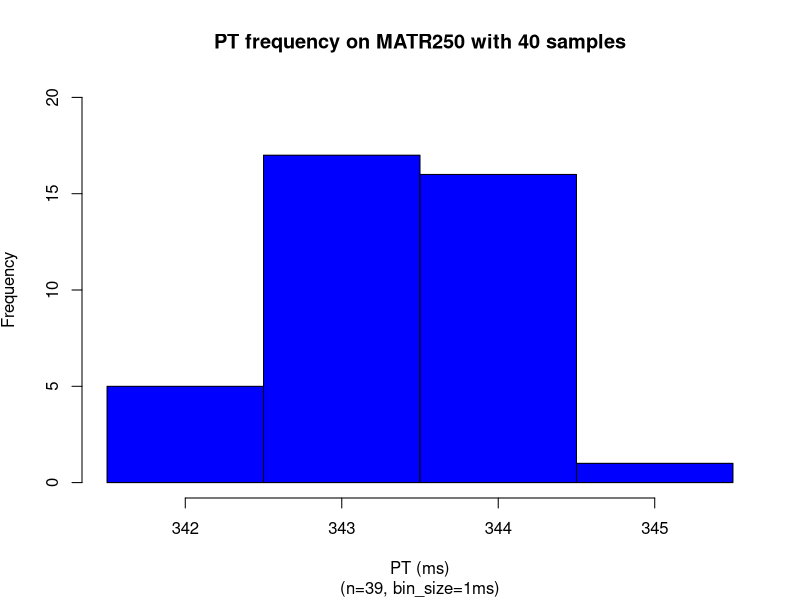
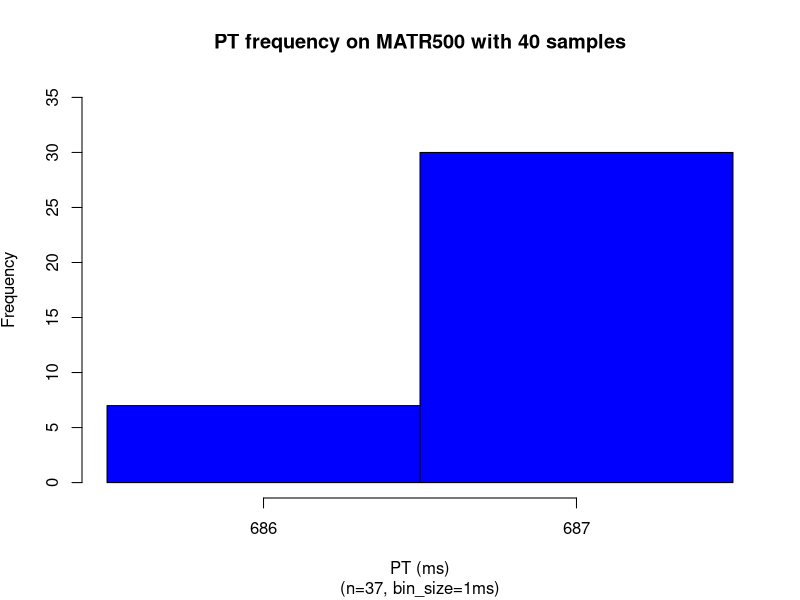
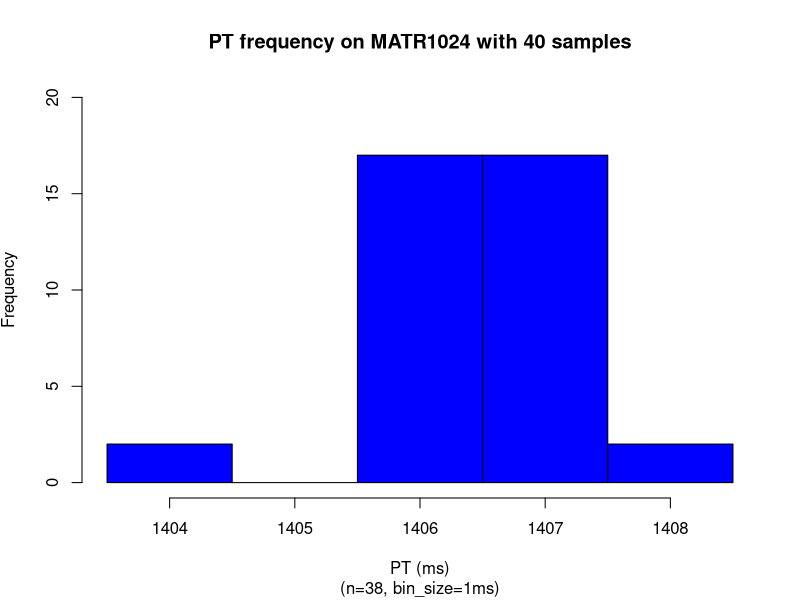
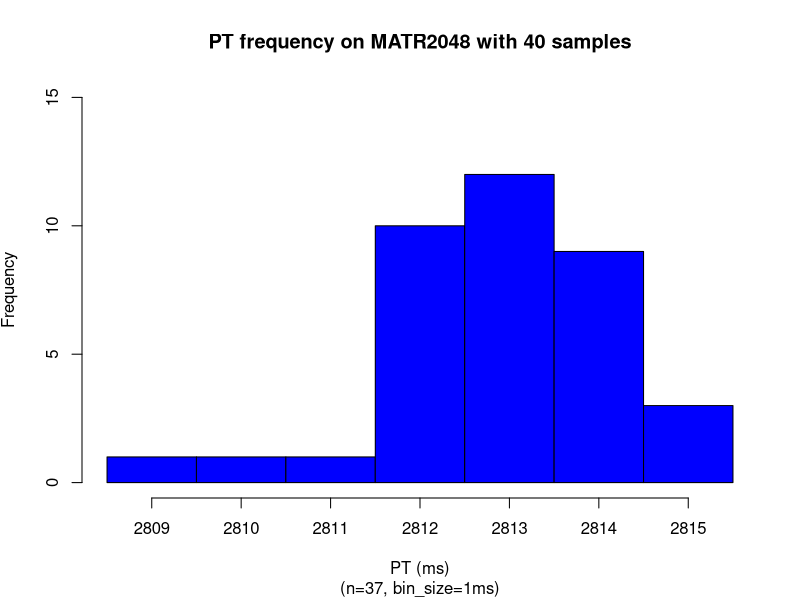
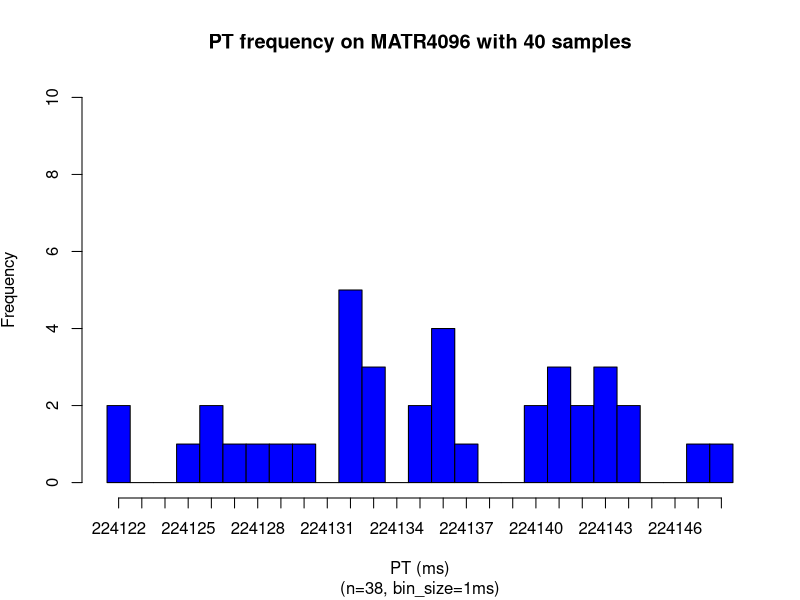
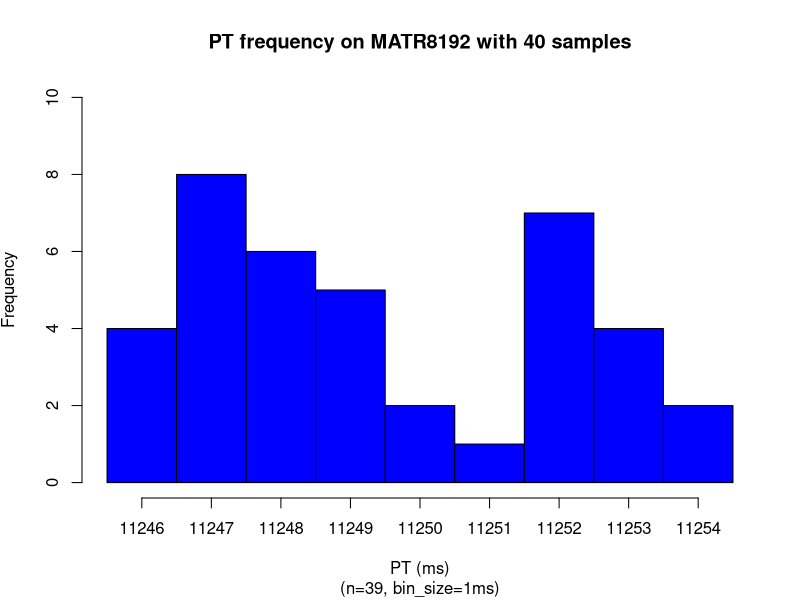
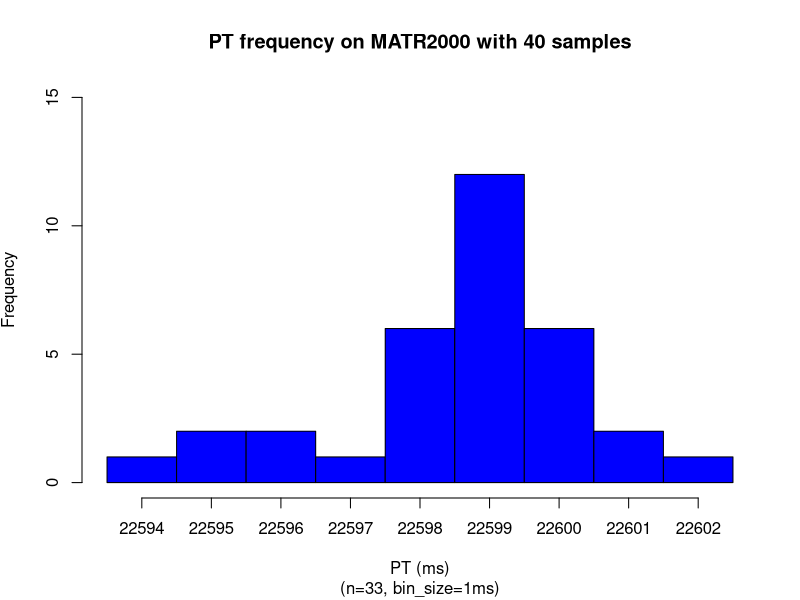
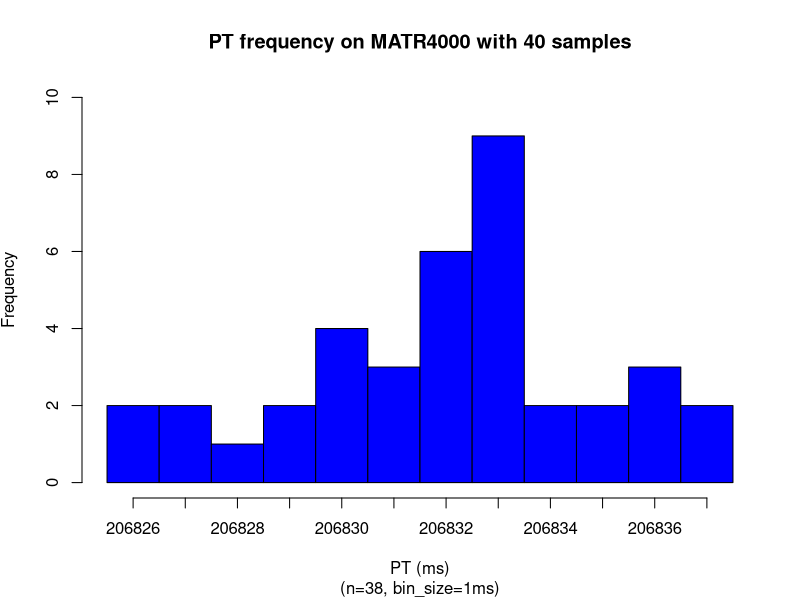

Here is the R script that generated these plots, in order:
### MATR1000
numSamples <- 40
x = read.csv(file="MATR250.dat",head=TRUE,sep="\t")
x <- subset(x, x$ITERNUM <= numSamples)
setEPS()
postscript("matr250_dist.eps")
binsize=1
#x <- subset(x, x$ITERNUM != 9394)
x_up = mean(x$PRTIME) + 2*sd(x$PRTIME)
x_dn = mean(x$PRTIME) - 2*sd(x$PRTIME)
x = subset(x, x$PRTIME >= x_dn & x$PRTIME <= x_up)
xmin <-min(x$PRTIME)
xmax <-max(x$PRTIME)
xmin
xmax
nbins <- ceiling((xmax-xmin) / binsize)
h = hist(x$PRTIME, right=F, breaks=seq(xmin,xmax+binsize,binsize),plot=F)
xmin <-min(x$PRTIME)
xmax <-max(x$PRTIME)
ymax <- max(h$counts)
#ymax <- ceiling(ymax/100)*100
ymax <- 20
plot(h, xaxt='n', freq=TRUE,ylim=c(0,ymax), col="blue", main='PT frequency on MATR250 with 40 samples', 
sub=paste("(n=",nrow(x),", bin_size=",binsize,"ms)",sep=""), 
xlab='PT (ms)', ylab=expression('Frequency'))
#axis(side=1,at=seq(min(h$mids),max(h$mids)+binsize,binsize),labels=seq(ceiling(min(h$mids)),ceiling(max(h$mids))+binsize,binsize))
axis(side=1,at=h$mids,labels=seq(xmin,xmax,1))
dev.off()

x = read.csv(file="MATR500.dat",head=TRUE,sep="\t")
x <- subset(x, x$ITERNUM <= numSamples)
setEPS()
postscript("matr500_dist.eps")
binsize=1
#x <- subset(x, x$ITERNUM != 9394)
x_up = mean(x$PRTIME) + 2*sd(x$PRTIME)
x_dn = mean(x$PRTIME) - 2*sd(x$PRTIME)
x = subset(x, x$PRTIME >= x_dn & x$PRTIME <= x_up)
xmin <-min(x$PRTIME)
xmax <-max(x$PRTIME)
xmin
xmax
nbins <- ceiling((xmax-xmin) / binsize)
h = hist(x$PRTIME, right=F, breaks=seq(xmin,xmax+binsize,binsize),plot=F)
xmin <-min(x$PRTIME)
xmax <-max(x$PRTIME)
ymax <- max(h$counts)
#ymax <- ceiling(ymax/100)*100
ymax <- 35
plot(h, xaxt='n', freq=TRUE,ylim=c(0,ymax), col="blue", main='PT frequency on MATR500 with 40 samples', 
sub=paste("(n=",nrow(x),", bin_size=",binsize,"ms)",sep=""), 
xlab='PT (ms)', ylab=expression('Frequency'))
#axis(side=1,at=seq(min(h$mids),max(h$mids)+binsize,binsize),labels=seq(ceiling(min(h$mids)),ceiling(max(h$mids))+binsize,binsize))
axis(side=1,at=h$mids,labels=seq(xmin,xmax,1))
dev.off()

x = read.csv(file="MATR1024.dat",head=TRUE,sep="\t")
x <- subset(x, x$ITERNUM <= numSamples)
setEPS()
postscript("matr1024_dist2.eps")
binsize=1
#x <- subset(x, x$ITERNUM != 9394)
x_up = mean(x$PRTIME) + 2*sd(x$PRTIME)
x_dn = mean(x$PRTIME) - 2*sd(x$PRTIME)
x = subset(x, x$PRTIME >= x_dn & x$PRTIME <= x_up)
xmin <-min(x$PRTIME)
xmax <-max(x$PRTIME)
xmin
xmax
nbins <- ceiling((xmax-xmin) / binsize)
h = hist(x$PRTIME, right=F, breaks=seq(xmin,xmax+binsize,binsize),plot=F)
xmin <-min(x$PRTIME)
xmax <-max(x$PRTIME)
ymax <- max(h$counts)
#ymax <- ceiling(ymax/100)*100
ymax <- 20
plot(h, xaxt='n', freq=TRUE,ylim=c(0,ymax), col="blue", main='PT frequency on MATR1024 with 40 samples', 
sub=paste("(n=",nrow(x),", bin_size=",binsize,"ms)",sep=""), 
xlab='PT (ms)', ylab=expression('Frequency'))
#axis(side=1,at=seq(min(h$mids),max(h$mids)+binsize,binsize),labels=seq(ceiling(min(h$mids)),ceiling(max(h$mids))+binsize,binsize))
axis(side=1,at=h$mids,labels=seq(xmin,xmax,1))
dev.off()

x = read.csv(file="MATR2048.dat",head=TRUE,sep="\t")
x <- subset(x, x$ITERNUM <= numSamples)
setEPS()
postscript("matr2048_dist2.eps")
binsize=1
#x <- subset(x, x$ITERNUM != 9394)
x_up = mean(x$PRTIME) + 2*sd(x$PRTIME)
x_dn = mean(x$PRTIME) - 2*sd(x$PRTIME)
x = subset(x, x$PRTIME >= x_dn & x$PRTIME <= x_up)
xmin <-min(x$PRTIME)
xmax <-max(x$PRTIME)
xmin
xmax
nbins <- ceiling((xmax-xmin) / binsize)
h = hist(x$PRTIME, right=F, breaks=seq(xmin,xmax+binsize,binsize),plot=F)
xmin <-min(x$PRTIME)
xmax <-max(x$PRTIME)
ymax <- max(h$counts)
#ymax <- ceiling(ymax/100)*100
ymax <- 15
plot(h, xaxt='n', freq=TRUE,ylim=c(0,ymax), col="blue", main='PT frequency on MATR2048 with 40 samples', 
sub=paste("(n=",nrow(x),", bin_size=",binsize,"ms)",sep=""), 
xlab='PT (ms)', ylab=expression('Frequency'))
#axis(side=1,at=seq(min(h$mids),max(h$mids)+binsize,binsize),labels=seq(ceiling(min(h$mids)),ceiling(max(h$mids))+binsize,binsize))
axis(side=1,at=h$mids,labels=seq(xmin,xmax,1))
dev.off()

x = read.csv(file="MATR4096.dat",head=TRUE,sep="\t")
x <- subset(x, x$ITERNUM <= numSamples)
setEPS()
postscript("matr4096_dist2.eps")
binsize=1
#x <- subset(x, x$ITERNUM != 9394)
x_up = mean(x$PRTIME) + 2*sd(x$PRTIME)
x_dn = mean(x$PRTIME) - 2*sd(x$PRTIME)
x = subset(x, x$PRTIME >= x_dn & x$PRTIME <= x_up)
xmin <-min(x$PRTIME)
xmax <-max(x$PRTIME)
xmin
xmax
nbins <- ceiling((xmax-xmin) / binsize)
h = hist(x$PRTIME, right=F, breaks=seq(xmin,xmax+binsize,binsize),plot=F)
xmin <-min(x$PRTIME)
xmax <-max(x$PRTIME)
ymax <- max(h$counts)
#ymax <- ceiling(ymax/100)*100
ymax <- 10
plot(h, xaxt='n', freq=TRUE,ylim=c(0,ymax), col="blue", main='PT frequency on MATR4096 with 40 samples', 
sub=paste("(n=",nrow(x),", bin_size=",binsize,"ms)",sep=""), 
xlab='PT (ms)', ylab=expression('Frequency'))
#axis(side=1,at=seq(min(h$mids),max(h$mids)+binsize,binsize),labels=seq(ceiling(min(h$mids)),ceiling(max(h$mids))+binsize,binsize))
axis(side=1,at=h$mids,labels=seq(xmin,xmax,1))
dev.off()

x = read.csv(file="MATR8192.dat",head=TRUE,sep="\t")
x <- subset(x, x$ITERNUM <= numSamples)
setEPS()
postscript("matr8192_dist2.eps")
binsize=1
#x <- subset(x, x$ITERNUM != 9394)
x_up = mean(x$PRTIME) + 2*sd(x$PRTIME)
x_dn = mean(x$PRTIME) - 2*sd(x$PRTIME)
x = subset(x, x$PRTIME >= x_dn & x$PRTIME <= x_up)
xmin <-min(x$PRTIME)
xmax <-max(x$PRTIME)
xmin
xmax
nbins <- ceiling((xmax-xmin) / binsize)
h = hist(x$PRTIME, right=F, breaks=seq(xmin,xmax+binsize,binsize),plot=F)
xmin <-min(x$PRTIME)
xmax <-max(x$PRTIME)
ymax <- max(h$counts)
#ymax <- ceiling(ymax/100)*100
ymax <- 10
plot(h, xaxt='n', freq=TRUE,ylim=c(0,ymax), col="blue", main='PT frequency on MATR8192 with 40 samples', 
sub=paste("(n=",nrow(x),", bin_size=",binsize,"ms)",sep=""), 
xlab='PT (ms)', ylab=expression('Frequency'))
#axis(side=1,at=seq(min(h$mids),max(h$mids)+binsize,binsize),labels=seq(ceiling(min(h$mids)),ceiling(max(h$mids))+binsize,binsize))
axis(side=1,at=h$mids,labels=seq(xmin,xmax,1))
dev.off()


x = read.csv(file="MATR2000.dat",head=TRUE,sep="\t")
x <- subset(x, x$ITERNUM <= numSamples)
setEPS()
postscript("matr2000_dist.eps")
binsize=1
x <- subset(x, x$ITERNUM >= 6)
x_up = mean(x$PRTIME) + 2*sd(x$PRTIME)
x_dn = mean(x$PRTIME) - 2*sd(x$PRTIME)
x = subset(x, x$PRTIME >= x_dn & x$PRTIME <= x_up)
xmin <-min(x$PRTIME)
xmax <-max(x$PRTIME)
xmin
xmax
nbins <- ceiling((xmax-xmin) / binsize)
h = hist(x$PRTIME, right=F, breaks=seq(xmin,xmax+binsize,binsize),plot=F)
xmin <-min(x$PRTIME)
xmax <-max(x$PRTIME)
ymax <- max(h$counts)
#ymax <- ceiling(ymax/100)*100
ymax <- 15
plot(h, xaxt='n', freq=TRUE,ylim=c(0,ymax), col="blue", main='PT frequency on MATR2000 with 40 samples', 
sub=paste("(n=",nrow(x),", bin_size=",binsize,"ms)",sep=""), 
xlab='PT (ms)', ylab=expression('Frequency'))
#axis(side=1,at=seq(min(h$mids),max(h$mids)+binsize,binsize),labels=seq(ceiling(min(h$mids)),ceiling(max(h$mids))+binsize,binsize))
axis(side=1,at=h$mids,labels=seq(xmin,xmax,1))
dev.off()

x = read.csv(file="MATR4000.dat",head=TRUE,sep="\t")
x <- subset(x, x$ITERNUM <= numSamples)
setEPS()
postscript("matr4000_dist.eps")
binsize=1
#x <- subset(x, x$ITERNUM >= 6)
x_up = mean(x$PRTIME) + 2*sd(x$PRTIME)
x_dn = mean(x$PRTIME) - 2*sd(x$PRTIME)
x = subset(x, x$PRTIME >= x_dn & x$PRTIME <= x_up)
xmin <-min(x$PRTIME)
xmax <-max(x$PRTIME)
xmin
xmax
nbins <- ceiling((xmax-xmin) / binsize)
h = hist(x$PRTIME, right=F, breaks=seq(xmin,xmax+binsize,binsize),plot=F)
xmin <-min(x$PRTIME)
xmax <-max(x$PRTIME)
ymax <- max(h$counts)
#ymax <- ceiling(ymax/100)*100
ymax <- 10
plot(h, xaxt='n', freq=TRUE,ylim=c(0,ymax), col="blue", main='PT frequency on MATR4000 with 40 samples', 
sub=paste("(n=",nrow(x),", bin_size=",binsize,"ms)",sep=""), 
xlab='PT (ms)', ylab=expression('Frequency'))
#axis(side=1,at=seq(min(h$mids),max(h$mids)+binsize,binsize),labels=seq(ceiling(min(h$mids)),ceiling(max(h$mids))+binsize,binsize))
axis(side=1,at=h$mids,labels=seq(xmin,xmax,1))
dev.off()

x = read.csv(file="MATR8000.dat",head=TRUE,sep="\t")
x <- subset(x, x$ITERNUM <= numSamples)
setEPS()
postscript("matr8000_dist.eps")
binsize=4
#x <- subset(x, x$ITERNUM >= 6)
x_up = mean(x$PRTIME) + 2*sd(x$PRTIME)
x_dn = mean(x$PRTIME) - 2*sd(x$PRTIME)
x = subset(x, x$PRTIME >= x_dn & x$PRTIME <= x_up)
xmin <-min(x$PRTIME)
xmax <-max(x$PRTIME)
xmin
xmax
nbins <- ceiling((xmax-xmin) / binsize)
h = hist(x$PRTIME, right=F, breaks=seq(xmin,xmax+binsize,binsize),plot=F)
xmin <-min(x$PRTIME)
xmax <-max(x$PRTIME)
ymax <- max(h$counts)
#ymax <- ceiling(ymax/100)*100
ymax <- 8
plot(h, xaxt='n', freq=TRUE,ylim=c(0,ymax), col="blue", main='PT frequency on MATR8000 with 40 samples', 
sub=paste("(n=",nrow(x),", bin_size=",binsize,"ms)",sep=""), 
xlab='PT (ms)', ylab=expression('Frequency'))
#axis(side=1,at=seq(min(h$mids),max(h$mids)+binsize,binsize),labels=seq(ceiling(min(h$mids)),ceiling(max(h$mids))+binsize,binsize))
axis(side=1,at=h$mids,labels=seq(xmin,xmax,binsize))
dev.off()

#### intermediates
numSamples <- 40
x = read.csv(file="MATR1440.dat",head=TRUE,sep="\t")
x <- subset(x, x$ITERNUM <= numSamples)
setEPS()
postscript("matr1440_dist.eps")
binsize=1
#x <- subset(x, x$ITERNUM != 9394)
x_up = mean(x$PRTIME) + 2*sd(x$PRTIME)
x_dn = mean(x$PRTIME) - 2*sd(x$PRTIME)
x = subset(x, x$PRTIME >= x_dn & x$PRTIME <= x_up)
xmin <-min(x$PRTIME)
xmax <-max(x$PRTIME)
xmin
xmax
nbins <- ceiling((xmax-xmin) / binsize)
h = hist(x$PRTIME, right=F, breaks=seq(xmin,xmax+binsize,binsize),plot=F)
xmin <-min(x$PRTIME)
xmax <-max(x$PRTIME)
ymax <- max(h$counts)
ymax <- ceiling(ymax/100)*100
ymax <- 20
plot(h, xaxt='n', freq=TRUE,ylim=c(0,ymax), col="blue", main='PT frequency on MATR1440 with 40 samples', 
sub=paste("(n=",nrow(x),", bin_size=",binsize,"ms)",sep=""), 
xlab='PT (ms)', ylab=expression('Frequency'))
axis(side=1,at=h$mids,labels=seq(xmin,xmax,binsize))
dev.off()

x = read.csv(file="MATR2880.dat",head=TRUE,sep="\t")
x <- subset(x, x$ITERNUM <= numSamples)
setEPS()
postscript("matr2880_dist.eps")
binsize=1
#x <- subset(x, x$ITERNUM != 9394)
x_up = mean(x$PRTIME) + 2*sd(x$PRTIME)
x_dn = mean(x$PRTIME) - 2*sd(x$PRTIME)
x = subset(x, x$PRTIME >= x_dn & x$PRTIME <= x_up)
xmin <-min(x$PRTIME)
xmax <-max(x$PRTIME)
xmin
xmax
nbins <- ceiling((xmax-xmin) / binsize)
h = hist(x$PRTIME, right=F, breaks=seq(xmin,xmax+binsize,binsize),plot=F)
xmin <-min(x$PRTIME)
xmax <-max(x$PRTIME)
ymax <- max(h$counts)
ymax <- ceiling(ymax/100)*100
ymax <- 15
plot(h, xaxt='n', freq=TRUE,ylim=c(0,ymax), col="blue", main='PT frequency on MATR2880 with 40 samples', 
sub=paste("(n=",nrow(x),", bin_size=",binsize,"ms)",sep=""), 
xlab='PT (ms)', ylab=expression('Frequency'))
axis(side=1,at=h$mids,labels=seq(xmin,xmax,binsize))
dev.off()

x = read.csv(file="MATR5760.dat",head=TRUE,sep="\t")
x <- subset(x, x$ITERNUM <= numSamples)
setEPS()
postscript("matr5760_dist.eps")
binsize=1
#x <- subset(x, x$ITERNUM != 9394)
x_up = mean(x$PRTIME) + 2*sd(x$PRTIME)
x_dn = mean(x$PRTIME) - 2*sd(x$PRTIME)
x = subset(x, x$PRTIME >= x_dn & x$PRTIME <= x_up)
xmin <-min(x$PRTIME)
xmax <-max(x$PRTIME)
xmin
xmax
nbins <- ceiling((xmax-xmin) / binsize)
h = hist(x$PRTIME, right=F, breaks=seq(xmin,xmax+binsize,binsize),plot=F)
xmin <-min(x$PRTIME)
xmax <-max(x$PRTIME)
ymax <- max(h$counts)
ymax <- ceiling(ymax/100)*100
ymax <- 15
plot(h, xaxt='n', freq=TRUE,ylim=c(0,ymax), col="blue", main='PT frequency on MATR5760 with 40 samples', 
sub=paste("(n=",nrow(x),", bin_size=",binsize,"ms)",sep=""), 
xlab='PT (ms)', ylab=expression('Frequency'))
axis(side=1,at=h$mids,labels=seq(xmin,xmax,binsize))
dev.off()

x = read.csv(file="MATR11520.dat",head=TRUE,sep="\t")
x <- subset(x, x$ITERNUM <= numSamples)
setEPS()
postscript("matr11520_dist.eps")
binsize=1
#x <- subset(x, x$ITERNUM != 9394)
x_up = mean(x$PRTIME) + 2*sd(x$PRTIME)
x_dn = mean(x$PRTIME) - 2*sd(x$PRTIME)
x = subset(x, x$PRTIME >= x_dn & x$PRTIME <= x_up)
xmin <-min(x$PRTIME)
xmax <-max(x$PRTIME)
xmin
xmax
nbins <- ceiling((xmax-xmin) / binsize)
h = hist(x$PRTIME, right=F, breaks=seq(xmin,xmax+binsize,binsize),plot=F)
xmin <-min(x$PRTIME)
xmax <-max(x$PRTIME)
ymax <- max(h$counts)
ymax <- ceiling(ymax/100)*100
ymax <- 15
plot(h, xaxt='n', freq=TRUE,ylim=c(0,ymax), col="blue", main='PT frequency on MATR11520 with 40 samples', 
sub=paste("(n=",nrow(x),", bin_size=",binsize,"ms)",sep=""), 
xlab='PT (ms)', ylab=expression('Frequency'))
axis(side=1,at=h$mids,labels=seq(xmin,xmax,binsize))
dev.off()

x = read.csv(file="MATR23040.dat",head=TRUE,sep="\t")
x <- subset(x, x$ITERNUM <= numSamples)
setEPS()
postscript("matr23040_dist.eps")
binsize=1
#x <- subset(x, x$ITERNUM != 9394)
x_up = mean(x$PRTIME) + 2*sd(x$PRTIME)
x_dn = mean(x$PRTIME) - 2*sd(x$PRTIME)
x = subset(x, x$PRTIME >= x_dn & x$PRTIME <= x_up)
xmin <-min(x$PRTIME)
xmax <-max(x$PRTIME)
xmin
xmax
nbins <- ceiling((xmax-xmin) / binsize)
h = hist(x$PRTIME, right=F, breaks=seq(xmin,xmax+binsize,binsize),plot=F)
xmin <-min(x$PRTIME)
xmax <-max(x$PRTIME)
ymax <- max(h$counts)
ymax <- ceiling(ymax/100)*100
ymax <- 15
plot(h, xaxt='n', freq=TRUE,ylim=c(0,ymax), col="blue", main='PT frequency on MATR23040 with 40 samples', 
sub=paste("(n=",nrow(x),", bin_size=",binsize,"ms)",sep=""), 
xlab='PT (ms)', ylab=expression('Frequency'))
axis(side=1,at=h$mids,labels=seq(xmin,xmax,binsize))
dev.off()
